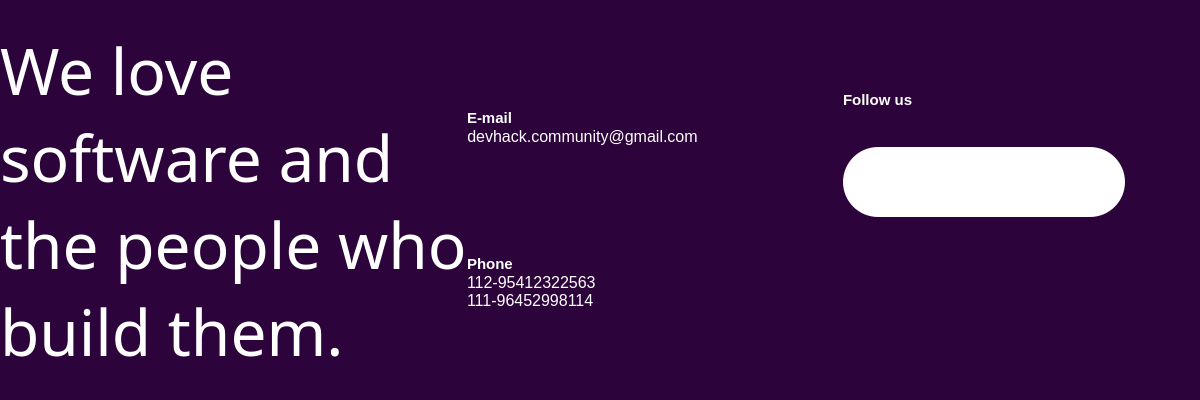
         <widget class="QFrame" name="frame_15">
          <property name="minimumSize">
           <size>
            <width>1200</width>
            <height>400</height>
           </size>
          </property>
          <property name="styleSheet">
           <string notr="true">background-color: rgb(45, 3, 59);
border-top-right-radius:45px;
border-top-left-radius:45px;</string>
          </property>
          <property name="frameShape">
           <enum>QFrame::StyledPanel</enum>
          </property>
          <property name="frameShadow">
           <enum>QFrame::Raised</enum>
          </property>
          <layout class="QHBoxLayout" name="horizontalLayout_14">
           <property name="spacing">
            <number>0</number>
           </property>
           <property name="leftMargin">
            <number>0</number>
           </property>
           <property name="topMargin">
            <number>0</number>
           </property>
           <property name="rightMargin">
            <number>0</number>
           </property>
           <property name="bottomMargin">
            <number>0</number>
           </property>
           <item alignment="Qt::AlignHCenter">
            <widget class="QLabel" name="label_22">
             <property name="font">
              <font>
               <family>Bahnschrift Light Condensed</family>
               <pointsize>48</pointsize>
               <italic>false</italic>
              </font>
             </property>
             <property name="styleSheet">
              <string notr="true">color: rgb(255, 255, 255);</string>
             </property>
             <property name="text">
              <string>We love 
software and 
the people who 
build them.</string>
             </property>
            </widget>
           </item>
           <item>
            <widget class="QFrame" name="frame_32">
             <property name="styleSheet">
              <string notr="true"/>
             </property>
             <property name="frameShape">
              <enum>QFrame::StyledPanel</enum>
             </property>
             <property name="frameShadow">
              <enum>QFrame::Raised</enum>
             </property>
             <layout class="QVBoxLayout" name="verticalLayout_16">
              <property name="spacing">
               <number>0</number>
              </property>
              <property name="leftMargin">
               <number>0</number>
              </property>
              <property name="topMargin">
               <number>0</number>
              </property>
              <property name="rightMargin">
               <number>0</number>
              </property>
              <property name="bottomMargin">
               <number>0</number>
              </property>
              <item alignment="Qt::AlignBottom">
               <widget class="QLabel" name="label_23">
                <property name="font">
                 <font>
                  <family>Leelawadee UI</family>
                  <pointsize>11</pointsize>
                  <bold>true</bold>
                 </font>
                </property>
                <property name="styleSheet">
                 <string notr="true">color: rgb(255, 255, 255);</string>
                </property>
                <property name="text">
                 <string>E-mail</string>
                </property>
               </widget>
              </item>
              <item alignment="Qt::AlignLeft">
               <widget class="QPushButton" name="devhack_Email_button">
                <property name="font">
                 <font>
                  <family>Leelawadee UI</family>
                  <pointsize>12</pointsize>
                 </font>
                </property>
                <property name="cursor">
                 <cursorShape>PointingHandCursor</cursorShape>
                </property>
                <property name="styleSheet">
                 <string notr="true">color: rgb(255, 255, 255);</string>
                </property>
                <property name="text">
                 <string>devhack.community@gmail.com</string>
                </property>
               </widget>
              </item>
              <item alignment="Qt::AlignBottom">
               <widget class="QLabel" name="label_24">
                <property name="font">
                 <font>
                  <family>Leelawadee UI</family>
                  <pointsize>11</pointsize>
                  <bold>true</bold>
                 </font>
                </property>
                <property name="styleSheet">
                 <string notr="true">color: rgb(255, 255, 255);</string>
                </property>
                <property name="text">
                 <string>Phone </string>
                </property>
               </widget>
              </item>
              <item alignment="Qt::AlignTop">
               <widget class="QLabel" name="label_25">
                <property name="font">
                 <font>
                  <family>Leelawadee UI</family>
                  <pointsize>12</pointsize>
                 </font>
                </property>
                <property name="styleSheet">
                 <string notr="true">color: rgb(255, 255, 255);</string>
                </property>
                <property name="text">
                 <string>112-95412322563
111-96452998114
</string>
                </property>
               </widget>
              </item>
             </layout>
            </widget>
           </item>
           <item alignment="Qt::AlignLeft|Qt::AlignVCenter">
            <widget class="QFrame" name="frame_33">
             <property name="minimumSize">
              <size>
               <width>300</width>
               <height>300</height>
              </size>
             </property>
             <property name="styleSheet">
              <string notr="true">border-top-right-radius:15px;</string>
             </property>
             <property name="frameShape">
              <enum>QFrame::StyledPanel</enum>
             </property>
             <property name="frameShadow">
              <enum>QFrame::Raised</enum>
             </property>
             <layout class="QVBoxLayout" name="verticalLayout_17">
              <item alignment="Qt::AlignVCenter">
               <widget class="QLabel" name="label_26">
                <property name="font">
                 <font>
                  <family>Leelawadee UI</family>
                  <pointsize>11</pointsize>
                  <bold>true</bold>
                 </font>
                </property>
                <property name="styleSheet">
                 <string notr="true">color: rgb(255, 255, 255);</string>
                </property>
                <property name="text">
                 <string>Follow us</string>
                </property>
               </widget>
              </item>
              <item>
               <widget class="QPushButton" name="pushButton_27">
                <property name="minimumSize">
                 <size>
                  <width>0</width>
                  <height>70</height>
                 </size>
                </property>
                <property name="styleSheet">
                 <string notr="true">background-color: rgb(255, 255, 255);
border-radius: 35px;</string>
                </property>
                <property name="text">
                 <string/>
                </property>
               </widget>
              </item>
              <item>
               <widget class="QFrame" name="frame_34">
                <property name="frameShape">
                 <enum>QFrame::StyledPanel</enum>
                </property>
                <property name="frameShadow">
                 <enum>QFrame::Raised</enum>
                </property>
                <layout class="QHBoxLayout" name="horizontalLayout_15">
                 <item>
                  <widget class="QPushButton" name="FB_Devhack">
                   <property name="minimumSize">
                    <size>
                     <width>0</width>
                     <height>100</height>
                    </size>
                   </property>
                   <property name="maximumSize">
                    <size>
                     <width>100</width>
                     <height>16777215</height>
                    </size>
                   </property>
                   <property name="styleSheet">
                    <string notr="true">image: url(:/icons/facebook.png);
border-radius:50px;</string>
                   </property>
                   <property name="text">
                    <string/>
                   </property>
                  </widget>
                 </item>
                 <item>
                  <widget class="QPushButton" name="Twitter_Devhack">
                   <property name="minimumSize">
                    <size>
                     <width>0</width>
                     <height>100</height>
                    </size>
                   </property>
                   <property name="maximumSize">
                    <size>
                     <width>100</width>
                     <height>16777215</height>
                    </size>
                   </property>
                   <property name="styleSheet">
                    <string notr="true">image: url(:/icons/twitter.png);
border-radius:50px;</string>
                   </property>
                   <property name="text">
                    <string/>
                   </property>
                  </widget>
                 </item>
                 <item>
                  <widget class="QPushButton" name="Insta_Devhack">
                   <property name="minimumSize">
                    <size>
                     <width>0</width>
                     <height>100</height>
                    </size>
                   </property>
                   <property name="maximumSize">
                    <size>
                     <width>100</width>
                     <height>16777215</height>
                    </size>
                   </property>
                   <property name="styleSheet">
                    <string notr="true">image: url(:/icons/insta.png);
border-radius:50px;</string>
                   </property>
                   <property name="text">
                    <string/>
                   </property>
                  </widget>
                 </item>
                </layout>
               </widget>
              </item>
             </layout>
            </widget>
           </item>
          </layout>
         </widget>
